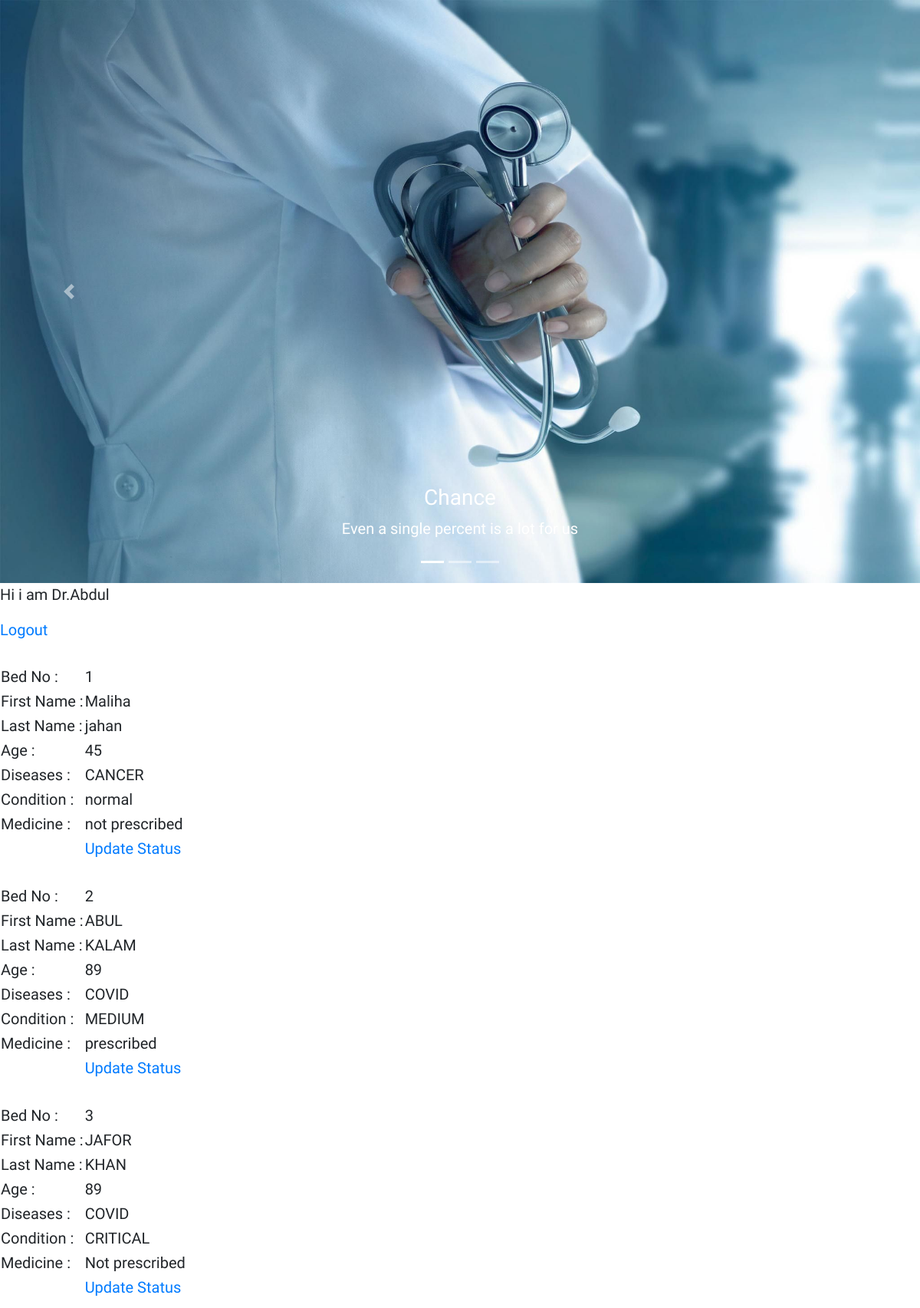
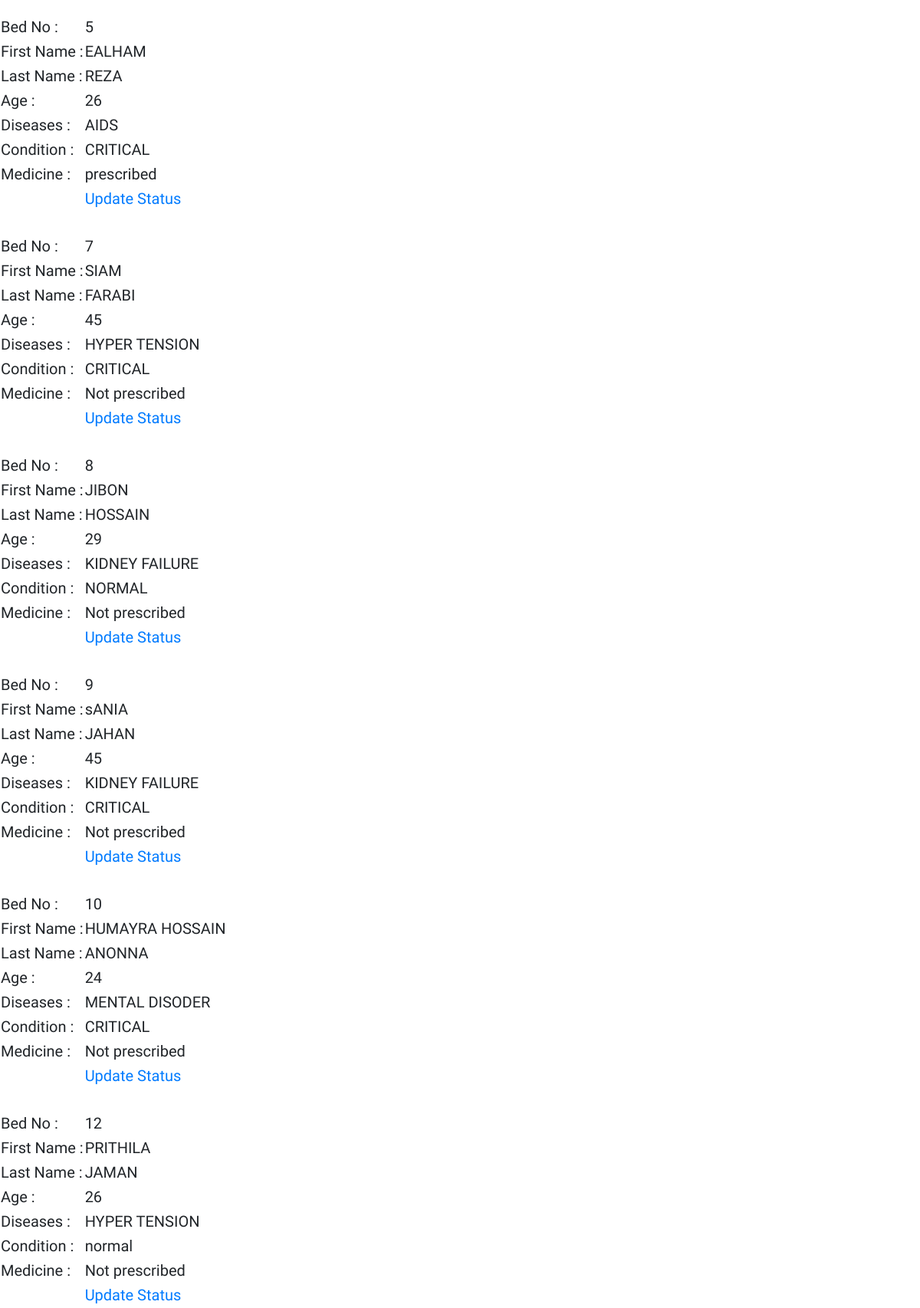
Screenshot of /doctor.php (signed in, upper part) with the database file from the repository (2 pictures, top to bottom).
### tables this page shows
CREATE TABLE `patient_status` (
  `bed` int(11) NOT NULL,
  `patient_condition` varchar(35) DEFAULT NULL,
  `medicine` text DEFAULT NULL
);

CREATE TABLE `nurse` (
  `firstname` varchar(255) NOT NULL,
  `lastname` varchar(255) NOT NULL,
  `age` int(122) NOT NULL,
  `dieseases` varchar(122) NOT NULL,
  `bed` int(11) NOT NULL
);

### doctor.php (the view, shortened to what this page needs)
<?php
    require_once "connection.php";
?>
<!DOCTYPE html>
<html lang="en">
<head>
    <link rel="stylesheet" href="https://maxcdn.bootstrapcdn.com/bootstrap/4.5.2/css/bootstrap.min.css">
</head>
<body style="background-color: white;">
    <div id="demo" class="carousel slide" data-ride="carousel">
  <ul class="carousel-indicators">
    <li data-target="#demo" data-slide-to="0" class="active"></li>
    <li data-target="#demo" data-slide-to="1"></li>
    <li data-target="#demo" data-slide-to="2"></li>
  </ul>
  <div class="carousel-inner">
    <div class="carousel-item active">
      <img src="image/doctor1.jpg" alt="chance" width="1100" height="500">
      <div class="carousel-caption">
        <h3>Chance</h3>
        <p>Even a single percent is a lot for us</p>
      </div>
    </div>
  </div>
  <a class="carousel-control-prev" href="#demo" data-slide="prev">
    <span class="carousel-control-prev-icon"></span>
  </a>
  <a class="carousel-control-next" href="#demo" data-slide="next">
    <span class="carousel-control-next-icon"></span>
  </a>
</div>
    <p>Hi i am Dr.<?php echo $_SESSION['name'] ?></p><div><a href="logout.php">Logout</a></div>
    <?php
        $sqlQuery = "SELECT * FROM nurse join patient_status ON nurse.bed = patient_status.bed";
        $sqlResult = mysqli_query($con, $sqlQuery);
        while($row = mysqli_fetch_assoc($sqlResult)){
    ?>
        <table>
            <tr>
                <td>Bed No : </td><td><?php echo $row['bed'] ?></td>
            </tr>
            <tr>
                <td>First Name : </td><td><?php echo $row['firstname'] ?></td>
            </tr>
            <tr>
                <td>Last Name : </td><td><?php echo $row['lastname'] ?></td>
            </tr>
            <tr>
                <td>Age : </td><td><?php echo $row['age'] ?></td>
            </tr>
            <tr>
                <td>Diseases : </td><td><?php echo $row['dieseases'] ?></td>
            </tr>
            <tr>
                <td>Condition : </td><td><?php echo $row['patient_condition'] ?></td>
            </tr>
            <tr>
                <td>Medicine : </td><td><?php echo $row['medicine'] ?></td>
            </tr>
            <tr>
                <td></td><td><a href="./frontupdate.php?bed=<?php echo $row['bed'] ?>">Update Status</a></td>
            </tr>
            <br>
        </table>
    <?php
        }
    ?>
</body>
</html>

### doctor.php (style rules this page uses)
.carousel-inner img { width: 100%; height: 95vh; }
body { font-family: 'Julius Sans One', sans-serif; font-size: 20px; }

### rows the page displays
patient_status: bed "1", bed.firstname "Maliha", bed.lastname "jahan", bed.age "45", bed.dieseases "CANCER", patient_condition "normal", medicine "not prescribed"
patient_status: bed "2", bed.firstname "ABUL", bed.lastname "KALAM", bed.age "89", bed.dieseases "COVID", patient_condition "MEDIUM", medicine "prescribed"
patient_status: bed "3", bed.firstname "JAFOR", bed.lastname "KHAN", bed.age "89", bed.dieseases "COVID", patient_condition "CRITICAL", medicine "Not prescribed"
patient_status: bed "5", bed.firstname "EALHAM", bed.lastname "REZA", bed.age "26", bed.dieseases "AIDS", patient_condition "CRITICAL", medicine "prescribed"
patient_status: bed "7", bed.firstname "SIAM", bed.lastname "FARABI", bed.age "45", bed.dieseases "HYPER TENSION", patient_condition "CRITICAL", medicine "Not prescribed"
patient_status: bed "8", bed.firstname "JIBON", bed.lastname "HOSSAIN", bed.age "29", bed.dieseases "KIDNEY FAILURE", patient_condition "NORMAL", medicine "Not prescribed"
patient_status: bed "9", bed.firstname "sANIA", bed.lastname "JAHAN", bed.age "45", bed.dieseases "KIDNEY FAILURE", patient_condition "CRITICAL", medicine "Not prescribed"
patient_status: bed "10", bed.firstname "HUMAYRA HOSSAIN", bed.lastname "ANONNA", bed.age "24", bed.dieseases "MENTAL DISODER", patient_condition "CRITICAL", medicine "Not prescribed"
patient_status: bed "12", bed.firstname "PRITHILA", bed.lastname "JAMAN", bed.age "26", bed.dieseases "HYPER TENSION", patient_condition "normal", medicine "Not prescribed"

### other values shown
$_SESSION['name'] "Abdul"
